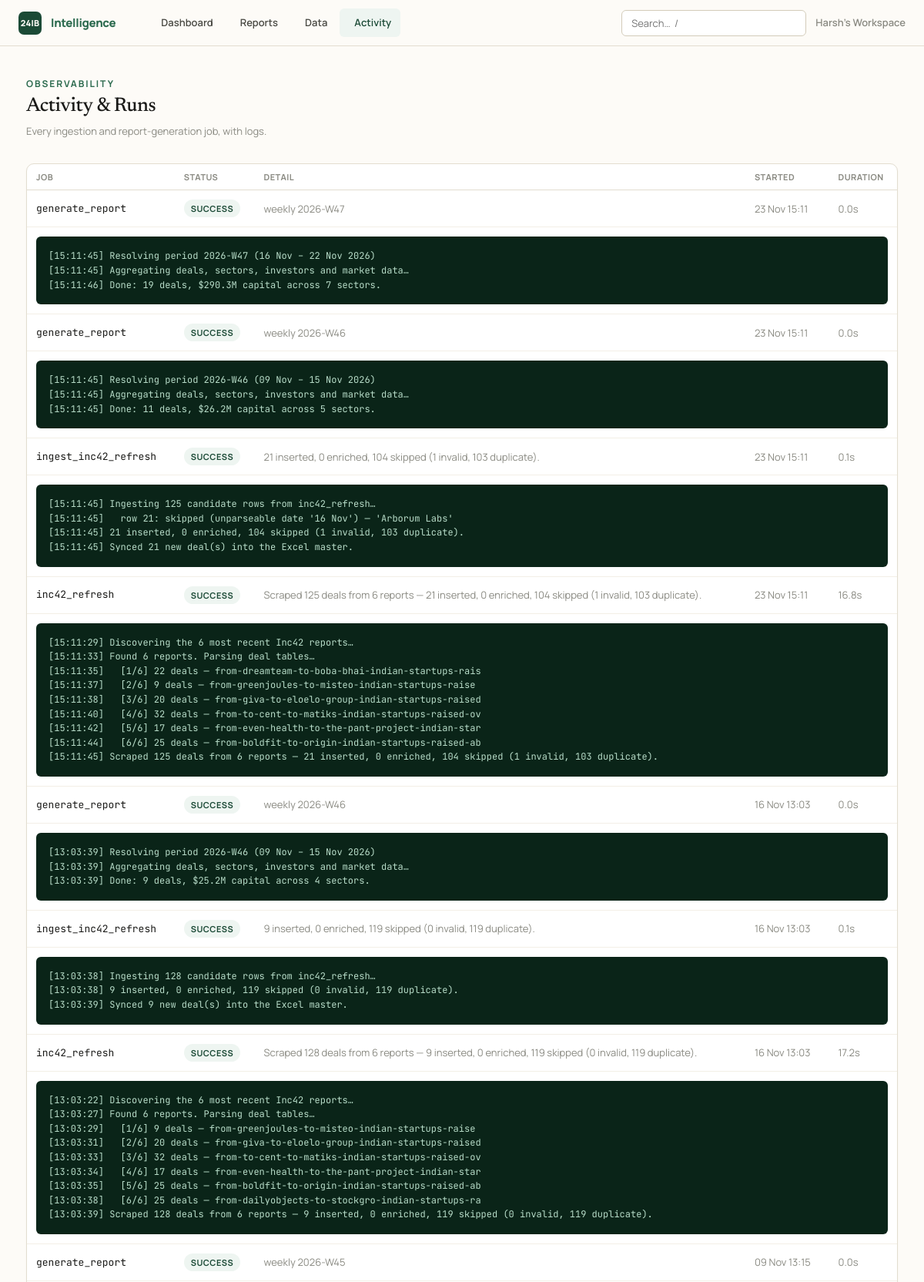
The page /activity (upper part) on the database its author committed.
### intelligence/models.py (models this page shows, shortened)
class Organization(db.Model):
    __tablename__ = "organizations"
    id: Mapped[int] = mapped_column(primary_key=True)
    name: Mapped[str] = mapped_column(String(160), nullable=False)
    slug: Mapped[str] = mapped_column(String(80), unique=True, nullable=False)
    created_at: Mapped[datetime] = mapped_column(DateTime, default=_utcnow)
    deals: Mapped[list["FundingDeal"]] = relationship(back_populates="organization", cascade="all, delete-orphan")
    reports: Mapped[list["Report"]] = relationship(back_populates="organization", cascade="all, delete-orphan")
    api_keys: Mapped[list["ApiKey"]] = relationship(back_populates="organization", cascade="all, delete-orphan")

class JobRun(db.Model):
    __tablename__ = "job_runs"
    id: Mapped[int] = mapped_column(primary_key=True)
    organization_id: Mapped[int] = mapped_column(ForeignKey("organizations.id"), nullable=True)
    kind: Mapped[str] = mapped_column(String(60), nullable=False)  # ingest_csv, generate_report, scheduled
    status: Mapped[RunStatus] = mapped_column(Enum(RunStatus), default=RunStatus.QUEUED)
    detail: Mapped[str] = mapped_column(Text, default="")
    log: Mapped[str] = mapped_column(Text, default="")
    started_at: Mapped[datetime] = mapped_column(DateTime, default=_utcnow)
    finished_at: Mapped[datetime | None] = mapped_column(DateTime, nullable=True)

### intelligence/dashboard/routes.py (the view)
@bp.route("/activity")
def runs():
    org = require_org()
    runs = db.session.scalars(
        select(JobRun).where(JobRun.organization_id == org.id).order_by(JobRun.started_at.desc()).limit(100)
    ).all()
    return render_template("dashboard/runs.html", runs=runs, active="runs")

### intelligence/__init__.py (called while the page is built)
def _register_security_headers(app: Flask) -> None:
    @app.after_request
    def _set_headers(resp):  # noqa: WPS430
        resp.headers.setdefault("X-Content-Type-Options", "nosniff")
        resp.headers.setdefault("X-Frame-Options", "SAMEORIGIN")
        resp.headers.setdefault("Referrer-Policy", "strict-origin-when-cross-origin")
        resp.headers.setdefault("Content-Security-Policy", _CSP)
        if app.config.get("SESSION_COOKIE_SECURE"):
            resp.headers.setdefault(
                "Strict-Transport-Security", "max-age=31536000; includeSubDomains"
            )
        return resp

### intelligence/clock.py (called while the page is built)
def utcnow() -> datetime:
    return datetime.now(timezone.utc).replace(tzinfo=None)

### intelligence/tenancy.py (called while the page is built, shortened)
def ensure_workspace() -> Organization:
    org = db.session.query(Organization).first()
    if org is not None:
        return org

def require_org() -> Organization:
    if "workspace" not in g:
        g.workspace = ensure_workspace()
    return g.workspace

### intelligence/templates/dashboard/runs.html (shortened to what this page needs)
{% extends "base.html" %}
{% block content %}
<div class="page-head">
  <div><div class="eyebrow">Observability</div><h1 class="page-title">Activity & Runs</h1>
  <p class="page-sub">Every ingestion and report-generation job, with logs.</p></div>
</div>
{% if runs %}
<div class="card" style="padding:0">
  <table class="table">
    <thead><tr><th>Job</th><th>Status</th><th>Detail</th><th>Started</th><th>Duration</th></tr></thead>
    <tbody>
      {% for r in runs %}
      <tr>
        <td><span class="mono">{{ r.kind }}</span></td>
        <td><span class="badge badge-{{ {'success':'green','failed':'red','running':'amber','queued':'gray'}[r.status.value] }}">{{ r.status.value }}</span></td>
        <td class="muted">{{ r.detail }}</td>
        <td class="muted">{{ r.started_at.strftime('%d %b %H:%M') }}</td>
        <td class="muted">{% if r.finished_at %}{{ '%.1fs'|format((r.finished_at - r.started_at).total_seconds()) }}{% else %}—{% endif %}</td>
      </tr>
      {% if r.log %}<tr><td colspan="5"><div class="log-box">{{ r.log }}</div></td></tr>{% endif %}
      {% endfor %}
    </tbody>
  </table>
</div>
{% else %}
<div class="empty"><h3>No activity yet</h3><p>Generate a report or import data to see job runs here.</p></div>
{% endif %}
{% endblock %}

### intelligence/templates/base.html (shortened to what this page needs)
<!doctype html>
<html lang="en">
<head>
  <link rel="stylesheet" href="{{ url_for('static', filename='css/tokens.css') }}">
  <link rel="stylesheet" href="{{ url_for('static', filename='css/app.css') }}">
</head>
<body>
  <nav class="nav">
    <a href="{{ url_for('dashboard.home') }}" class="nav-brand">
      <span class="nav-mark" aria-hidden="true">24IB</span>
      <span>Intelligence</span>
    </a>
    <div class="nav-links">
      <a class="nav-link {{ 'active' if active=='dashboard' }}" href="{{ url_for('dashboard.home') }}">Dashboard</a>
      <a class="nav-link {{ 'active' if active=='reports' }}" href="{{ url_for('reports.index') }}">Reports</a>
      <a class="nav-link {{ 'active' if active=='data' }}" href="{{ url_for('data.index') }}">Data</a>
      <a class="nav-link {{ 'active' if active=='runs' }}" href="{{ url_for('dashboard.runs') }}">Activity</a>
    </div>
    <div class="nav-right">
      <form action="{{ url_for('explore.search') }}" method="get" role="search" class="nav-search">
        <input class="input" id="global-search" type="search" name="q"
               placeholder="Search…  /" title="Press / to focus">
      </form>
      <span class="nav-org">{{ current_org.name if current_org }}</span>
    </div>
  </nav>
  {% block body %}
  <main class="container" id="main">
    {% block content %}{% endblock %}
  </main>
  {% endblock %}
</body>
</html>

### intelligence/static/css/tokens.css (style rules this page uses)
:root { --cream: #fdfbf7; --sand: #f3efe6; --sand-2: #ece7da; --border: #e3ddd0; --border-strong: #d3ccba; --ink: #1a1a18; --slate: #4a4a44; --dust: #8a8a82; --ghost: #b8b8ae; --g900: #0a2418; --g800: #1b4a36; --g700: #2d6b4f; --g600: #3d8a67; --g400: #7ab896; --g200: #b8ddc9; --g50: #eef5f1; --b700: #1f4e79; --b500: #3b82c4; --b50: #eef5fd; --r700: #9b2c2c; --r500: #d64545; --r50: #fdf0f0; --a700: #92600a; --a500: #d99a16; --a50: #fef8ec; --font-serif: 'Newsreader', Georgia, 'Times New Roman', serif; --font-sans: 'Manrope', system-ui, -apple-system, sans-serif; --font-mono: 'JetBrains Mono', ui-monospace, 'SF Mono', monospace; --text-2xs: 0.6875rem; --text-xs: 0.75rem; --text-sm: 0.8125rem; --text-base:0.9375rem; --text-md: 1.0625rem; --text-lg: 1.25rem; --text-xl: 1.5rem; --text-2xl: 2rem; --text-3xl: 2.75rem; --track-tight: -0.02em; --track-normal: 0; --track-wide: 0.04em; --track-widest: 0.16em; --sp-1: 4px; --sp-2: 8px; --sp-3: 12px; --sp-4: 16px; --sp-5: 20px; --sp-6: 24px; --sp-8: 32px; --sp-10: 40px; --sp-12: 48px; --sp-16: 64px; --sp-24: 96px; --radius-sm: 6px; --radius: 10px; --radius-lg: 16px; --shadow-sm: 0 1px 2px rgba(26,26,24,0.05); --shadow: 0 4px 16px rgba(26,26,24,0.07); --shadow-lg: 0 12px 40px rgba(26,26,24,0.10); --ease-out: cubic-bezier(0.16, 1, 0.3, 1); --ease-spring: cubic-bezier(0.34, 1.56, 0.64, 1); --dur-fast: 120ms; --dur-base: 220ms; --nav-h: 60px; --max-content: 1180px; --max-article: 760px; }

### rows shown on the page
Organization: name "Harsh's Workspace"
JobRun: kind "generate_report", status.value "SUCCESS", detail "weekly 2026-W47", started_at "23 Nov 15:11", (r.finished_at-r.started_at).total_seconds() "0.0s", log "[15:11:45] Resolving period 2026-W47 (16 Nov – 22 Nov 2026) [15:11:45] Aggregating deals, sectors, investors and market data… [15:11:46] Done: 19 deals, $290.3M capital across 7 sectors."
JobRun: kind "generate_report", status.value "SUCCESS", detail "weekly 2026-W46", started_at "23 Nov 15:11", (r.finished_at-r.started_at).total_seconds() "0.0s", log "[15:11:45] Resolving period 2026-W46 (09 Nov – 15 Nov 2026) [15:11:45] Aggregating deals, sectors, investors and market data… [15:11:45] Done: 11 deals, $26.2M capital across 5 sectors."
JobRun: kind "ingest_inc42_refresh", status.value "SUCCESS", detail "21 inserted, 0 enriched, 104 skipped (1 invalid, 103 duplicate).", started_at "23 Nov 15:11", (r.finished_at-r.started_at).total_seconds() "0.1s", log "[15:11:45] Ingesting 125 candidate rows from inc42_refresh… [15:11:45] row 21: skipped (unparseable date '16 Nov') — 'Arborum Labs' [15:11:45] 21 inserted, 0 enriched, 104 skipped (1 invalid, 103 duplicate). [15:11:45] Synced 21 new deal(s) into the Excel master."
JobRun: kind "inc42_refresh", status.value "SUCCESS", detail "Scraped 125 deals from 6 reports — 21 inserted, 0 enriched, 104 skipped (1 invalid, 103 duplicate).", started_at "23 Nov 15:11", (r.finished_at-r.started_at).total_seconds() "16.8s", log "[15:11:29] Discovering the 6 most recent Inc42 reports… [15:11:33] Found 6 reports. Parsing deal tables… [15:11:35] [1/6] 22 deals — from-dreamteam-to-boba-bhai-indian-startups-rais [15:11:37] [2/6] 9 deals — from-greenjoules-to-misteo-indian-startups-raise [15:11:38] [3/6] 20 deals — from-giva-to-eloelo-group-indian-startups-raised [15:11:40] [4/6] 32 deals — from-to-cent-to-matiks-indian-startups-raised-ov [15:11:42] [5/6] 17 deals — from-even-health-to-the-pant-project-indian-star [15:11:44] [6/6] 25 deals — from-boldfit-to-origin-indian-startups-raised-ab [15:11:45] Scraped 125 deals from 6 reports — 21 inserted, 0 enriched, 104 skipped (1 invalid, 103 duplicate)."
JobRun: kind "generate_report", status.value "SUCCESS", detail "weekly 2026-W46", started_at "16 Nov 13:03", (r.finished_at-r.started_at).total_seconds() "0.0s", log "[13:03:39] Resolving period 2026-W46 (09 Nov – 15 Nov 2026) [13:03:39] Aggregating deals, sectors, investors and market data… [13:03:39] Done: 9 deals, $25.2M capital across 4 sectors."
JobRun: kind "ingest_inc42_refresh", status.value "SUCCESS", detail "9 inserted, 0 enriched, 119 skipped (0 invalid, 119 duplicate).", started_at "16 Nov 13:03", (r.finished_at-r.started_at).total_seconds() "0.1s", log "[13:03:38] Ingesting 128 candidate rows from inc42_refresh… [13:03:38] 9 inserted, 0 enriched, 119 skipped (0 invalid, 119 duplicate). [13:03:39] Synced 9 new deal(s) into the Excel master."
JobRun: kind "inc42_refresh", status.value "SUCCESS", detail "Scraped 128 deals from 6 reports — 9 inserted, 0 enriched, 119 skipped (0 invalid, 119 duplicate).", started_at "16 Nov 13:03", (r.finished_at-r.started_at).total_seconds() "17.2s", log "[13:03:22] Discovering the 6 most recent Inc42 reports… [13:03:27] Found 6 reports. Parsing deal tables… [13:03:29] [1/6] 9 deals — from-greenjoules-to-misteo-indian-startups-raise [13:03:31] [2/6] 20 deals — from-giva-to-eloelo-group-indian-startups-raised [13:03:33] [3/6] 32 deals — from-to-cent-to-matiks-indian-startups-raised-ov [13:03:34] [4/6] 17 deals — from-even-health-to-the-pant-project-indian-star [13:03:35] [5/6] 25 deals — from-boldfit-to-origin-indian-startups-raised-ab [13:03:38] [6/6] 25 deals — from-dailyobjects-to-stockgro-indian-startups-ra [13:03:39] Scraped 128 deals from 6 reports — 9 inserted, 0 enriched, 119 skipped (0 invalid, 119 duplicate)."
JobRun: kind "generate_report", status.value "SUCCESS", detail "weekly 2026-W45", started_at "09 Nov 13:15", (r.finished_at-r.started_at).total_seconds() "0.0s"
